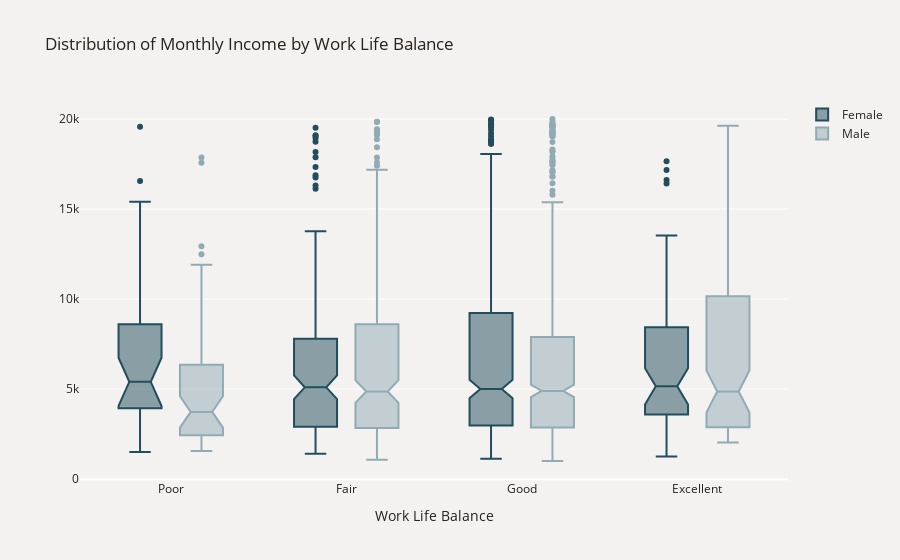

Write notebook code for a chart like this one.
### Markdown cell above
The distribution of monthly income for both current and former employees is positively skewed and lower overall among staff who left. Former employees had a median monthly income more than $2,000 less than current employees.

### Code cell
fig=go.Figure()
colors=['#214D5C','#91ABB4']
for i, j in enumerate(data['Gender'].unique()):
    df_plot=data[data['Gender']==j]
    fig.add_trace(go.Box(x=df_plot['WorkLifeBalance'], y=df_plot['MonthlyIncome'],
                         notched=True, line=dict(color=colors[i]),name=j))
fig.update_layout(title='Distribution of Monthly Income by Work Life Balance',
                  xaxis_title='Work Life Balance', boxmode='group', font_color='#28221D',
                  xaxis = dict(tickmode = 'array', tickvals = [1, 2, 3, 4],
                               ticktext = ['Poor', 'Fair', 'Good', 'Excellent']),
                  paper_bgcolor='#F4F2F0', plot_bgcolor='#F4F2F0')
fig.show()

### Figure 1 — Plotly figure (JSON) as saved in the notebook; plotly's stock layout.template omitted (floating-point values rounded to 4 significant figures; data arrays with more than 128 entries replaced by an {"elided": "..."} marker saying what was removed)
{"data": [{"line": {"color": "#214D5C"}, "name": "Female", "notched": true, "type": "box", "x": {"elided": "588 int values"}, "y": {"elided": "588 int values"}}, {"line": {"color": "#91ABB4"}, "name": "Male", "notched": true, "type": "box", "x": {"elided": "882 int values"}, "y": {"elided": "882 int values"}}], "layout": {"autosize": true, "boxmode": "group", "font": {"color": "#28221D"}, "paper_bgcolor": "#F4F2F0", "plot_bgcolor": "#F4F2F0", "title": {"text": "Distribution of Monthly Income by Work Life Balance"}, "xaxis": {"autorange": true, "range": [0.4869, 4.513], "tickmode": "array", "ticktext": ["Poor", "Fair", "Good", "Excellent"], "tickvals": [1, 2, 3, 4], "title": {"text": "Work Life Balance"}, "type": "linear"}, "yaxis": {"autorange": true, "range": [-46, 21054], "type": "linear"}}}
